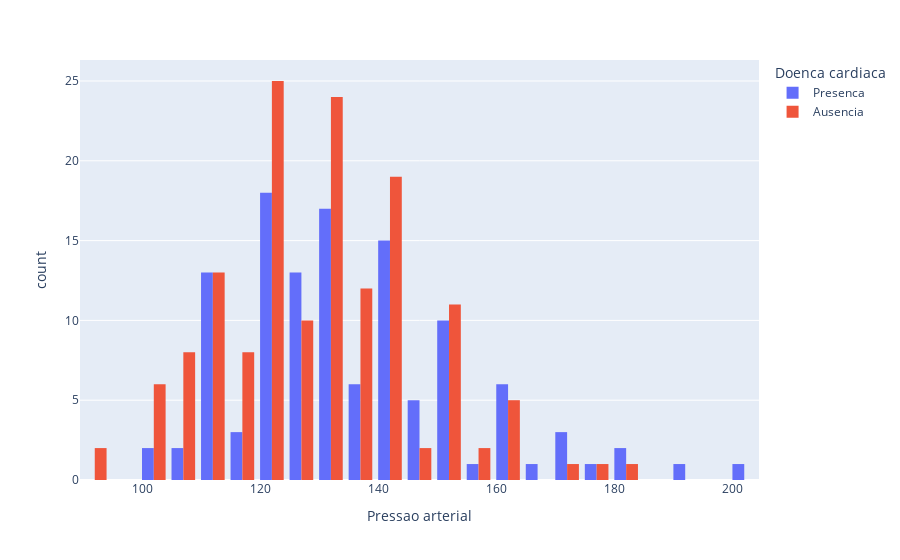

Notebook code cell kept with this figure:
### Markdown cell above
O gráfico de barras explora a relação entre o tipo de dor no peito (variável "Tipo dor") e a presença de doença cardíaca. 

**Observações:**

* **Pacientes com angina atípica (Tipo 2) e não angina (Tipo 3) apresentam maior probabilidade de NÃO ter doença cardíaca.** O grupo com Tipo de dor 2 tem a barra laranja ("Ausência" da doença) significativamente maior que a barra azul ("Presença" da doença).
* **Angina assintomática (Tipo 4) parece ser um indicador forte de doença cardíaca.**  A barra azul para o Tipo 4 é a mais alta do gráfico, indicando uma alta proporção de pacientes com doença cardíaca nesse grupo. Em contraste, a barra laranja para o Tipo 4 é relativamente baixa.
* **Tips de dor 1 (angina típica) mostra uma distribuição mais equilibrada.

**Interpretação:**

* **Importância do Tipo de Dor:** O tipo de dor no peito relatada por um paciente pode ser um indicativo útil para determinar a probabilidade de doença cardíaca. 
* **Angina Atípica:** A alta proporção de pacientes sem doença cardíaca nos Tipos 2 e 3 sugere que esse tipo de dor pode ser causado por outros fatores além de problemas cardíacos.
* **Angina Assintomática:** A forte associação entre angina assintomática e doença cardíaca destaca a importância de investigar sintomas cardíacos mesmo em pacientes que não relatam dor.

**Conclusão:**

O gráfico sugere uma associação relevante entre o tipo de dor no peito e a presença de doença cardíaca. Angina atípica e não angina parecem ser um bom prognóstico, enquanto angina assintomática pode indicar um risco aumentado.

### Code cell
px.histogram(df, x='Pressao arterial', color='Doenca cardiaca', barmode='group')

### Figure 1 — Plotly figure (JSON) as saved in the notebook; plotly's stock layout.template omitted (floating-point values rounded to 4 significant figures; data arrays with more than 128 entries replaced by an {"elided": "..."} marker saying what was removed)
{"data": [{"alignmentgroup": "True", "bingroup": "x", "hovertemplate": "Doenca cardiaca=Presenca<br>Pressao arterial=%{x}<br>count=%{y}<extra></extra>", "legendgroup": "Presenca", "marker": {"color": "#636efa", "pattern": {"shape": ""}}, "name": "Presenca", "offsetgroup": "Presenca", "orientation": "v", "showlegend": true, "type": "histogram", "x": [130, 124, 130, 110, 140, 150, 134, 140, 140, 120, 112, 128, 170, 144, 130, 140, 160, 152, 126, 118, 110, 160, 150, 136, 138, 174, 120, 130, 150, 136, 108, 120, 142, 146, 120, 150, 150, 130, 124, 110, 125, 110, 100, 120, 165, 130, 124, 150, 140, 180, 158, 120, 200, 130, 120, 122, 152, 120, 117, 108, 112, 120, 125, 145, 140, 192, 123, 112, 110, 132, 140, 178, 120, 150, 128, 138, 140, 100, 138, 140, 150, 125, 134, 110, 132, 160, 145, 126, 125, 125, 125, 140, 160, 125, 170, 128, 110, 135, 130, 130, 132, 145, 118, 128, 160, 120, 180, 140, 130, 110, 140, 145, 120, 112, 132, 140, 130, 120, 110, 160], "xaxis": "x", "yaxis": "y"}, {"alignmentgroup": "True", "bingroup": "x", "hovertemplate": "Doenca cardiaca=Ausencia<br>Pressao arterial=%{x}<br>count=%{y}<extra></extra>", "legendgroup": "Ausencia", "marker": {"color": "#EF553B", "pattern": {"shape": ""}}, "name": "Ausencia", "offsetgroup": "Ausencia", "orientation": "v", "showlegend": true, "type": "histogram", "x": {"elided": "150 int values"}, "xaxis": "x", "yaxis": "y"}], "layout": {"barmode": "group", "legend": {"title": {"text": "Doenca cardiaca"}, "tracegroupgap": 0}, "margin": {"t": 60}, "xaxis": {"anchor": "y", "domain": [0, 1], "title": {"text": "Pressao arterial"}}, "yaxis": {"anchor": "x", "domain": [0, 1], "title": {"text": "count"}}}}
